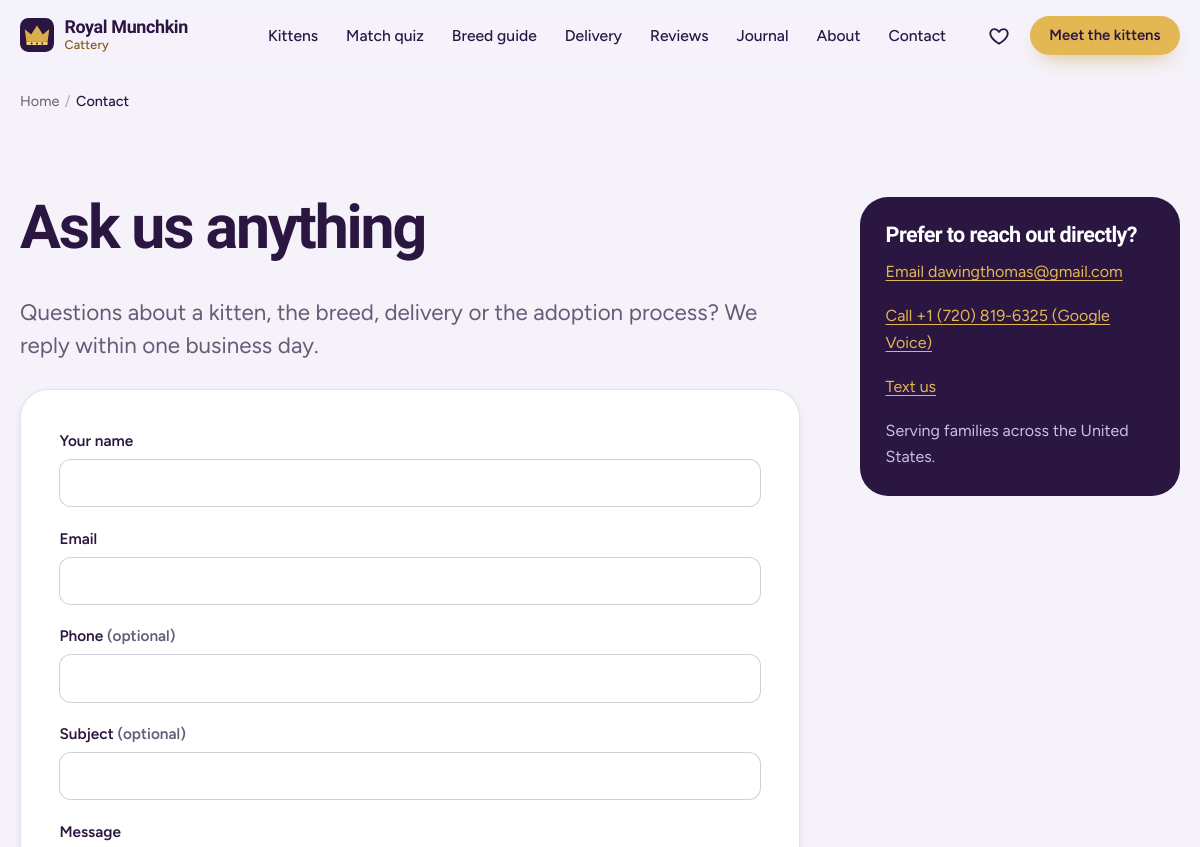
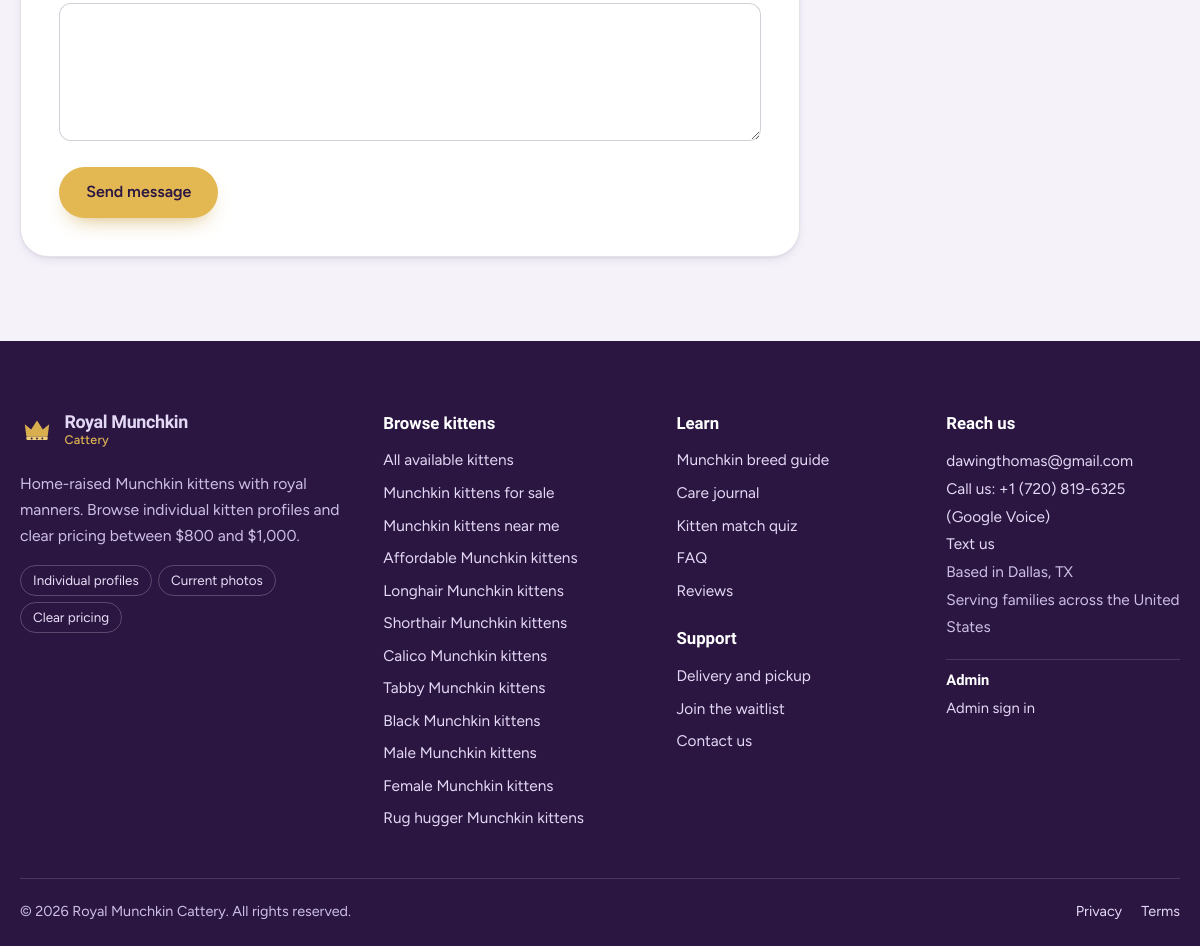
Page /contact/ on the committed database (2 pictures, top to bottom).
### core/models.py (models this page shows, shortened)
class SiteSettings(models.Model):
    business_name = models.CharField(max_length=120, default="Royal Munchkin Cattery")
    tagline = models.CharField(max_length=200, default="Home-raised Munchkin kittens with royal manners")
    city = models.CharField(max_length=100, default="Dallas", help_text="Used in schema.org markup. Clear it to hide the address.")
    state = models.CharField(max_length=2, default="TX", blank=True)
    contact_phone = models.CharField(max_length=24, blank=True, help_text="Digits with country code, e.g. +15551234567")
    whatsapp_number = models.CharField(max_length=20, blank=True, help_text="Digits only, e.g. 15551234567")
    contact_email = models.EmailField(default="dawingthomas@gmail.com")
    instagram_url = models.URLField(blank=True)
    facebook_url = models.URLField(blank=True)
    tiktok_url = models.URLField(blank=True)
    youtube_url = models.URLField(blank=True)
    kittens_placed_count = models.PositiveIntegerField(
        default=0, help_text="Shown on the homepage only when above zero. Use a real number."
    )
    announcement = models.CharField(max_length=160, blank=True, help_text="Optional banner above the header (e.g. 'New litter due in March').")
    class Meta:
        verbose_name = "Site Settings"
        verbose_name_plural = "Site Settings"
    @classmethod
    def load(cls):
        obj = cache.get(SETTINGS_CACHE_KEY)
        if obj is None:
            obj, _ = cls.objects.get_or_create(pk=1)
            cache.set(SETTINGS_CACHE_KEY, obj, 300)
        return obj

### core/views.py (the view, shortened to what this page needs)
# urls.py: path("contact/", views.ContactView.as_view(), name="contact"),
class ContactView(FormView):
    template_name = "core/contact.html"
    form_class = ContactForm
    success_url = reverse_lazy("core:contact_thanks")
    def get_context_data(self, **kwargs):
        ctx = super().get_context_data(**kwargs)
        ctx["meta_title"] = "Contact Royal Munchkin Cattery | Ask About Munchkin Kittens"
        ctx["meta_description"] = (
            "Questions about available Munchkin kittens, delivery or the adoption process? "
            "Message Royal Munchkin Cattery and we reply within one business day."
        )
        ctx["breadcrumbs"] = [("Home", "/"), ("Contact", "/contact/")]
        return ctx

### core/forms.py
class ContactForm(HoneypotMixin, forms.ModelForm):
    submission_key = forms.UUIDField(widget=forms.HiddenInput, initial=uuid.uuid4)
    phone = forms.CharField(required=False, validators=[phone_validator], max_length=24)
    class Meta:
        model = ContactMessage
        fields = ["name", "email", "phone", "subject", "message"]
        widgets = {"message": forms.Textarea(attrs={"rows": 5, "maxlength": 2000})}
    def __init__(self, *args, **kwargs):
        super().__init__(*args, **kwargs)
        self.add_honeypot()
        self.fields["name"].widget.attrs.update({"autocomplete": "name"})
        self.fields["email"].widget.attrs.update({"autocomplete": "email"})
        self.fields["phone"].widget.attrs.update({"autocomplete": "tel", "inputmode": "tel"})

### core/forms.py (called while the page is built)
    def add_honeypot(self):
        self.fields[self.honeypot_field] = forms.CharField(
            required=False,
            label="Leave this field empty",
            widget=forms.TextInput(attrs={"tabindex": "-1", "autocomplete": "off", "aria-hidden": "true"}),
        )

### templates/core/contact.html (shortened to what this page needs)
{% extends "base.html" %}
{% block content %}
<section class="section"><div class="container prose-grid">
  <div>
    <h1 style="font-size:clamp(2.2rem,1.4rem + 3.4vw,3.8rem)">Ask us anything</h1>
    <p class="lede">Questions about a kitten, the breed, delivery or the adoption process? We reply within one business day.</p>
    <form class="card" method="post" novalidate data-loading="Sending message..." style="margin-top:1.6rem">
      <div class="field-group"><label for="id_name">Your name</label>{{ form.name }}{{ form.name.errors }}</div>
      <div class="field-group"><label for="id_email">Email</label>{{ form.email }}{{ form.email.errors }}</div>
      <div class="field-group"><label for="id_phone">Phone <span class="muted">(optional)</span></label>{{ form.phone }}{{ form.phone.errors }}</div>
      <div class="field-group"><label for="id_subject">Subject <span class="muted">(optional)</span></label>{{ form.subject }}</div>
      <div class="field-group"><label for="id_message">Message</label>{{ form.message }}{{ form.message.errors }}</div>
      <button class="btn btn-gold" type="submit" data-loading="Sending message...">Send message</button>
    </form>
  </div>
  <aside class="aside-card"><h2>Prefer to reach out directly?</h2>
    <p><a href="mailto:{{ site_settings.contact_email }}" style="color:var(--gold-bright)">Email {{ site_settings.contact_email }}</a></p>
    {% if CONTACT_PHONE %}<p><a href="tel:{{ CONTACT_PHONE_URI }}" style="color:var(--gold-bright)">Call {{ CONTACT_PHONE }} (Google Voice)</a></p><p><a href="sms:{{ CONTACT_PHONE_URI }}" style="color:var(--gold-bright)">Text us</a></p>{% endif %}
    <p style="margin:0">{{ SITE_LOCATION_SUMMARY }}.</p></aside>
</div></section>
{% endblock %}

### templates/partials/footer.html (shortened to what this page needs)
{% load humanize %}<footer class="site-footer">
  <div class="container footer-grid">
    <div class="footer-brand">
      <a class="brand brand-light" href="{% url 'core:home' %}">{% include "partials/logo.html" %}<span class="brand-text"><b>Royal Munchkin</b><i>Cattery</i></span></a>
      <p>{{ site_settings.tagline }}. Browse individual kitten profiles and clear pricing between ${{ MIN_PRICE }} and ${{ MAX_PRICE|intcomma }}.</p>
      <ul class="footer-badges">
        <li>Individual profiles</li><li>Current photos</li><li>Clear pricing</li>
      </ul>
    </div>
    <div>
      <h2 class="footer-h">Browse kittens</h2>
      <ul>
        <li><a href="{% url 'kittens:list' %}">All available kittens</a></li>
        {% for slug, label in FOOTER_LANDING_LINKS %}<li><a href="{% url 'core:landing' slug=slug %}">{{ label }}</a></li>{% endfor %}
      </ul>
    </div>
    <div>
      <h2 class="footer-h">Learn</h2>
      <ul>
        <li><a href="{% url 'core:breed_guide' %}">Munchkin breed guide</a></li>
        <li><a href="{% url 'core:journal_list' %}">Care journal</a></li>
        <li><a href="{% url 'kittens:match' %}">Kitten match quiz</a></li>
        <li><a href="{% url 'core:faq' %}">FAQ</a></li>
        <li><a href="{% url 'reviews:list' %}">Reviews</a></li>
      </ul>
      <h2 class="footer-h footer-h-2">Support</h2>
      <ul>
        <li><a href="{% url 'core:delivery' %}">Delivery and pickup</a></li>
        <li><a href="{% url 'core:waitlist' %}">Join the waitlist</a></li>
        <li><a href="{% url 'core:contact' %}">Contact us</a></li>
      </ul>
    </div>
    <div>
      <h2 class="footer-h">Reach us</h2>
      <address>
        <a href="mailto:{{ site_settings.contact_email }}">{{ site_settings.contact_email }}</a>
        {% if CONTACT_PHONE %}<br><a href="tel:{{ CONTACT_PHONE_URI }}">Call us: {{ CONTACT_PHONE }} (Google Voice)</a><br><a href="sms:{{ CONTACT_PHONE_URI }}">Text us</a>{% endif %}
        {% if site_settings.city %}<br><span>Based in {{ site_settings.city }}{% if site_settings.state %}, {{ site_settings.state }}{% endif %}</span>{% endif %}
        <br><span>{{ SITE_LOCATION_SUMMARY }}</span>
      </address>
      <div class="footer-admin">
        <h2 class="footer-h footer-h-2">Admin</h2>
        <a href="{% url 'accounts:login' %}" rel="nofollow">Admin sign in</a>
      </div>
    </div>
  </div>
  <div class="container footer-bottom">
    <span>&copy; {% now "Y" %} {{ SITE_NAME }}. All rights reserved.</span>
    <span class="footer-legal"><a href="{% url 'core:privacy' %}">Privacy</a><a href="{% url 'core:terms' %}">Terms</a></span>
  </div>
</footer>

### rows in the picture
SiteSettings: contact_email "dawingthomas@gmail.com", contact_phone "+1 (720) 819-6325", tagline "Home-raised Munchkin kittens with royal manners", city "Dallas", state "TX", business_name "Royal Munchkin Cattery"

### other values in the picture
{{ label }} "Home"
{{ label }} "Contact"
{{ SITE_LOCATION_SUMMARY }} "Serving families across the United States"
{{ MIN_PRICE }} "800"
{{ MAX_PRICE|intcomma }} "1,000"
{{ label }} "Munchkin kittens for sale" "Munchkin kittens near me" "Affordable Munchkin kittens" "Longhair Munchkin kittens" "Shorthair Munchkin kittens" "Calico Munchkin kittens" "Tabby Munchkin kittens" "Black Munchkin kittens" "Male Munchkin kittens" "Female Munchkin kittens" "Rug hugger Munchkin kittens"
